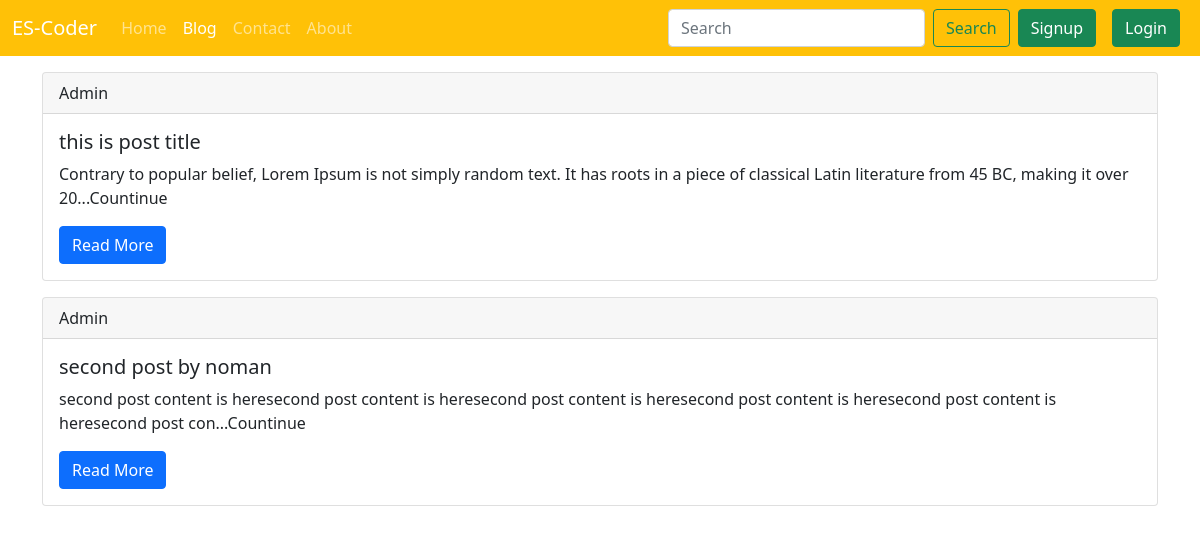
Screenshot of /blog/ with the database file from the repository.
### blog/models.py (models this page shows, shortened)
class post(models.Model):
    post_title=models.CharField(max_length=200)
    post_publish_date=models.DateField()
    post_author=models.CharField(max_length=50,default="Admin")
    post_slug=models.CharField(max_length=150,default="")
    post_category=models.CharField(max_length=150,default="programmer")
    post_content=models.CharField(max_length=5000)

### blog/views.py (the view)
# urls.py: path('', views.blog, name='blog'),
def blog(request):
    allPost=post.objects.all()
    data={
        "allPost":allPost,
    }
    return render(request,'blog/bloghome.html',data)

### templates/blog/bloghome.html (shortened to what this page needs)
{% extends 'base.html' %}
{% block blogactive %}active{% endblock blogactive %}
{% block body %}
<div class="container">
    {% for post in allPost %}
    <div class="card my-3">
        <div class="card-header">
            {{post.post_author}}
        </div>
        <div class="card-body">
            <h5 class="card-title">{{post.post_title}}</h5>
            <p class="card-text">{{post.post_content |slice:"0:150"}}...Countinue</p>
            <a href="/blog/{{post.post_slug}}" class="btn btn-primary">Read More</a>
        </div>
    </div>
    {% endfor %}
</div>
{% endblock body %}

### rows the page displays
post: post_author "Admin", post_title "this is post title", post_content "Contrary to popular belief, Lorem Ipsum is not simply random text. It has roots in a piece of classical Latin literature from 45 BC, making it over 20"
post: post_author "Admin", post_title "second post by noman", post_content "second post content is heresecond post content is heresecond post content is heresecond post content is heresecond post content is heresecond post con"
